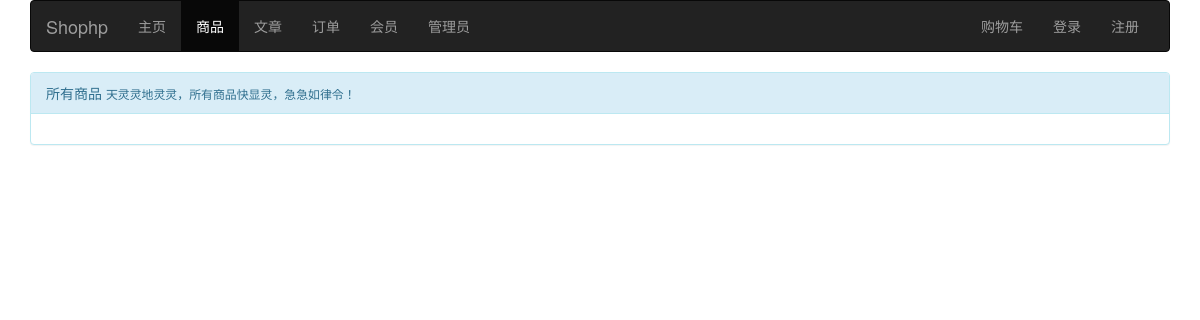
Page /index.php/gcate on the earlier database version.
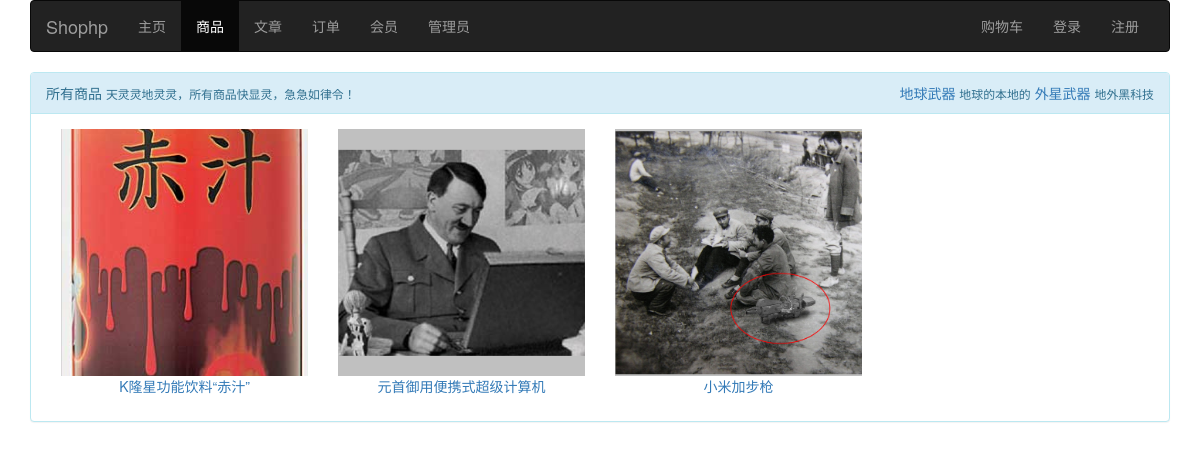
Same page on the later database version.
### tables this page shows
CREATE TABLE `gcate` (
  `id` int(11) NOT NULL COMMENT '类别编号',
  `pid` int(11) NOT NULL COMMENT '父级类别编号',
  `name` varchar(20) NOT NULL COMMENT '类别名称',
  `intro` text NOT NULL COMMENT '类别简介'
);

CREATE TABLE `goods` (
  `id` int(11) NOT NULL COMMENT '商品编号',
  `cid` int(11) NOT NULL COMMENT '类别编号',
  `name` varchar(100) NOT NULL COMMENT '商品名称',
  `spec` varchar(300) NOT NULL COMMENT '规格',
  `img` varchar(300) NOT NULL COMMENT '图片',
  `intro` text NOT NULL COMMENT '介绍',
  `brand` varchar(50) NOT NULL COMMENT '品牌',
  `mprice` float NOT NULL COMMENT '市场价',
  `sprice` float NOT NULL COMMENT '商城价',
  `sales` int(11) NOT NULL COMMENT '销售量',
  `stocks` int(11) NOT NULL COMMENT '库存量',
  `views` int(11) NOT NULL COMMENT '访问量',
  `pubtime` datetime NOT NULL DEFAULT CURRENT_TIMESTAMP COMMENT '发布时间',
  `status` int(11) NOT NULL COMMENT '状态'
);

### application/controllers/Gcate.php (called while the page is built, shortened)
<?php
class Gcate extends CI_Controller
{
    public function __construct()
    {
        $this->load->model('member_model');
        $this->load->model('goods_model');
        $this->load->model('gcate_model');
    }
    public function index($id = 0)
    {
        $data['goods'] = $this->goods_model->cget($id);
        $data['cname'] = $this->goods_model->cname($id);
        if (0 == $id) {
            $data['title'] = '所有商品';
            $data['subtitle'] = '天灵灵地灵灵，所有商品快显灵，急急如律令！';
        }
        $this->load->view('gcate', $data);
    }
}

### index.php (called while the page is built, shortened)
<?php
require_once BASEPATH.'core/CodeIgniter.php';

### application/models/Member_model.php (called while the page is built, shortened)
<?php
class Member_model extends CI_Model
{
    public function vsession()
    {
        $name = array('name' => $this->session->member);
        $row = $this->db->get_where('member', $name)->row_array();
        return 1 != $row['status'] || $row['id'] != $this->session->mid;
    }
}

### application/models/Goods_model.php (called while the page is built, shortened)
<?php
class Goods_model extends CI_Model
{
    public function getcate($id)
    {
        $data = array();
        $res = $this->db->get_where('gcate', array('pid' => $id))->result_array();
        foreach ($res as $r) {
            array_push($data, $r['id']);
            $data = array_merge($data, $this->getcate($r['id']));
        }
        return $data;
    }
    public function cget($id)
    {
        $data = $this->db->get_where('goods', array('cid' => $id))->result_array();
        foreach ($this->getcate($id) as $r) {
            $data = array_merge($data, $this->db->get_where('goods', array('cid' => $r))->result_array());
        }
        usort($data, function ($a, $b) {
            return (new DateTime($b['pubtime']))->getTimestamp() - (new DateTime($a['pubtime']))->getTimestamp();
        });
        return $data;
    }
}

### application/views/gcate.php (the view, shortened to what this page needs)
<!DOCTYPE html>
<html lang="en">
<head>
    <link href="<?=base_url('css/bootstrap.min.css')?>" rel="stylesheet">
    <link href="<?=base_url('css/shophp.css')?>" rel="stylesheet">
</head>
<body>
    <div class="container">
        <nav class="navbar navbar-inverse">
            <div class="container-fluid">
                <div class="navbar-header">
                    <a class="navbar-brand" href="<?=site_url()?>"><?=$this->config->item('title')?></a>
                </div>
                <div class="collapse navbar-collapse" id="navbar-collapse">
                    <ul class="nav navbar-nav">
                        <li><a href="<?=site_url()?>">主页</a></li>
                        <li class="active"><a href="<?=site_url('gcate')?>">商品<span class="sr-only">(current)</span></a></li>
                        <li><a href="<?=site_url('acate')?>">文章</a></li>
                        <li><a href="<?=site_url('oform')?>">订单</a></li>
                        <li><a href="<?=site_url('member')?>">会员</a></li>
                        <li><a href="<?=site_url('admin/admin')?>">管理员</a></li>
                    </ul>
                    <ul class="nav navbar-nav navbar-right">
                        <li><a href="<?=site_url('cart')?>">购物车</a></li>
						<?php if ($this->member_model->vsession()): ?>
                        <li><a href="<?=site_url('login')?>">登录</a></li>
                        <li><a href="<?=site_url('reg')?>">注册</a></li>
							<?php else: ?>
                        <li><a><?=$this->session->member?></a></li>
                        <li><a href="<?=site_url('logout')?>">退出</a></li>
					<?php endif; ?>
                    </ul>
                </div>
            </div>
        </nav>
		<div class="panel panel-info">
		  <div class="panel-heading">
                    <?=$title?> <small><?=$subtitle?></small>
					<div class="pull-right">
						<?php foreach ($cname as $a): ?>
				  <a href="<?=site_url('gcate/index/'.$a['id'])?>"><?=$a['name']?></a>
				  <small><?=$a['intro']?></small>
				<?php endforeach; ?>
			</div>
		  </div>
		  <div class="panel-body">
			  <?php foreach ($goods as $a): ?>
		  		<div class="col-xs-12 col-sm-6 col-md-4 col-lg-3 text-center">
					<a href="<?=site_url('goods/index/'.$a['id'])?>">
					<div class="image">
					<img src="<?=base_url($a['img'])?>" class="img-responsive">
					</div>
					<p><?=$a['name']?></p>
					</a>
				</div>
				<?php endforeach; ?>
		</div>
		</div>
    </div>
</body>
</html>

### css/shophp.css (style rules this page uses)
.image { position:relative; overflow:hidden; padding-bottom:100%; background-color: silver; }
.image img { position:absolute; top: 50%; left: 50%; transform: translateX(-50%) translateY(-50%); }

Differences in the rows shown:
added gcate: name "地球武器", intro "地球的本地的"
added gcate: name "外星武器", intro "地外黑科技"
added goods: img (picture), name "K隆星功能饮料“赤汁”"
added goods: img (picture), name "元首御用便携式超级计算机"
added goods: img (picture), name "小米加步枪"
